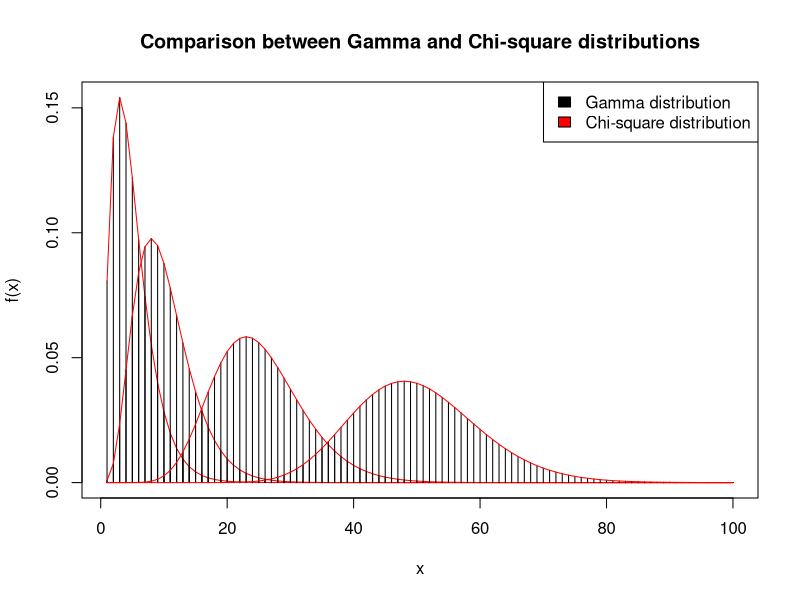
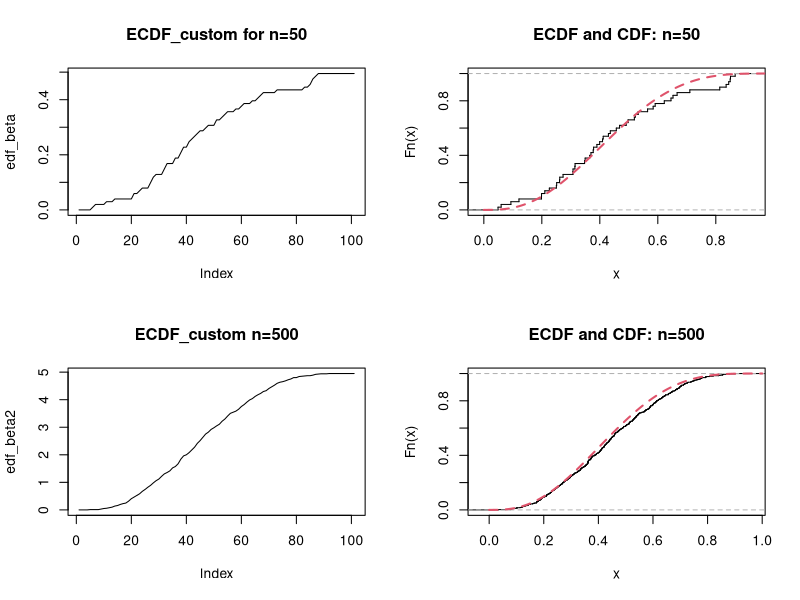

Recreate these plots in R, in order.
## ---- chunk 1
knitr::opts_chunk$set(echo = TRUE)
## ---- chunk 2
shapes <- c(5, 10, 25, 50)
plot(1:100, dgamma(1:100, shapes[1]/2, 1/2), type="h", col='black', xlab="x", ylab="f(x)", main="Comparison between Gamma and Chi-square distributions")
lines(1:100, dchisq(1:100, shapes[1]), col='red')
lines(1:100, dgamma(1:100, shapes[2]/2, 1/2), type="h", col='black')
lines(1:100, dchisq(1:100, shapes[2]), col='red')
lines(1:100, dgamma(1:100, shapes[3]/2, 1/2), type="h", col='black')
lines(1:100, dchisq(1:100, shapes[3]), col='red')
lines(1:100, dgamma(1:100, shapes[4]/2, 1/2), type="h", col='black')
lines(1:100, dchisq(1:100, shapes[4]), col='red')
legend("topright", legend=c("Gamma distribution", "Chi-square distribution"), fill=c("black", "red"))
## ---- chunk 3
print(paste("The 5% quantile for Gamma(3,3) is found at ", qgamma(0.05,3,3)))
print(paste("The 95% quantile for Gamma(3,3) is found at ", qgamma(0.95,3,3)))
## ---- chunk 4
ecdf_custom <- function(t,X)
{
  X <- sort(X)
  out <- numeric(length(X))
  for(i in 1:length(X)) {
    indicator <- as.numeric(t<=X[i])
    out[i] <- sum(indicator)/length(X)
  }
  out
}

set.seed(2)
par(mfrow=c(2,2))
n<-50
y<-rbeta(n, 3,4)
edf_beta<-ecdf_custom(y, seq(from=0, to=1, by=0.01))
tt<-seq(from=0, to=1, by=0.01)
plot(edf_beta, main="ECDF_custom for n=50", type='l')
edf_beta<-ecdf(y)
plot(edf_beta, verticals=TRUE, do.p=FALSE, main="ECDF and CDF: n=50")
lines(tt, pbeta(tt,3,4), col=2, lty=2, lwd=2)
n2<-500
y2<-rbeta(n2, 3,4)
edf_beta2<-ecdf_custom(y2, seq(from=0, to=1, by=0.01))
plot(edf_beta2, main="ECDF_custom n=500", type='l')
edf_beta2<-ecdf(y2)
plot(edf_beta2, verticals=TRUE, do.p=FALSE, main="ECDF and CDF: n=500")
lines(tt, pbeta(tt,3,4), col=2, lty=2, lwd=2)
